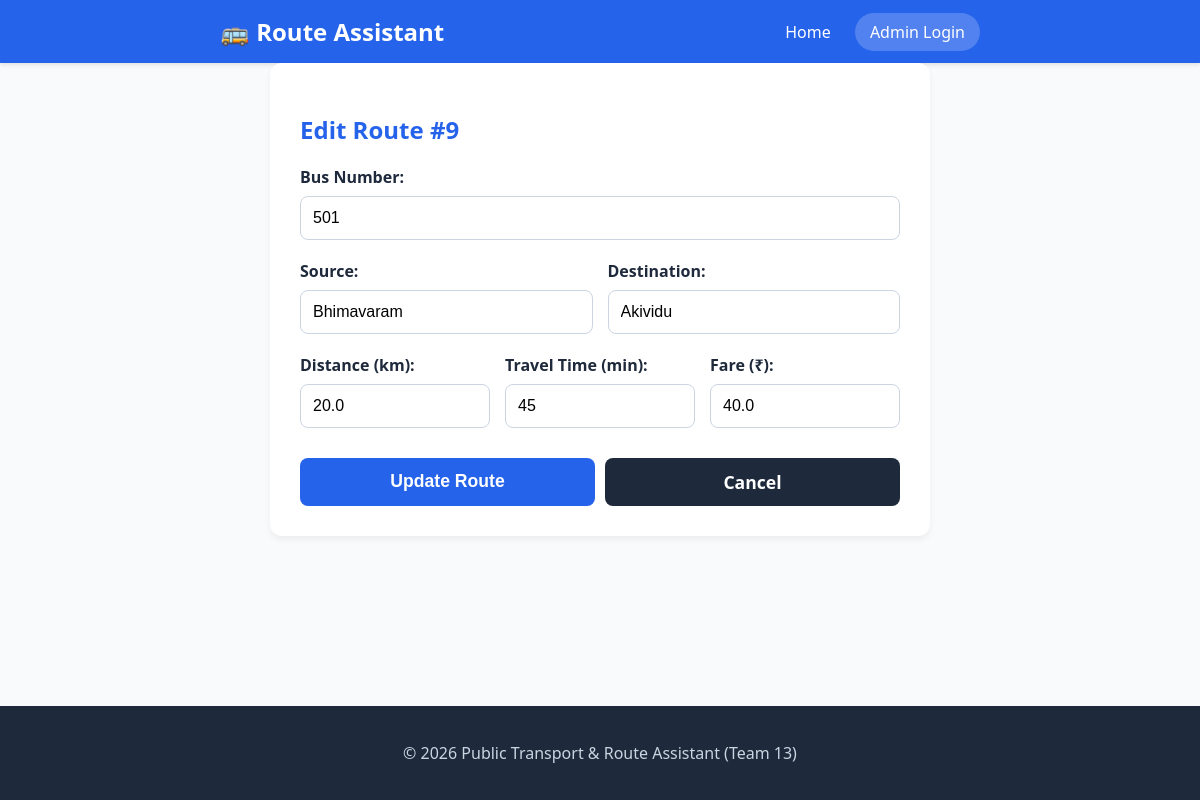
Screenshot of /admin/routes/edit/9 (signed in) with the database file from the repository.
### tables this page shows
CREATE TABLE routes (
        id INTEGER PRIMARY KEY AUTOINCREMENT,
        bus_number TEXT NOT NULL,
        source TEXT NOT NULL,
        destination TEXT NOT NULL,
        distance REAL NOT NULL,
        travel_time INTEGER NOT NULL,
        fare REAL NOT NULL
    );

### app.py (the view, shortened to what this page needs)
@app.route('/admin/routes/edit/<int:route_id>', methods=['GET', 'POST'])
@login_required
def edit_route_view(route_id):
    route = get_route_by_id(route_id)
    if not route:
        return "Route not found", 404
    return render_template('edit_route.html', route=route)

### app.py (called while the page is built)
def login_required(f):
    @wraps(f)
    def decorated_function(*args, **kwargs):
        if 'admin_logged_in' not in session:
            return redirect(url_for('admin_login'))
        return f(*args, **kwargs)
    return decorated_function

### database.py (called while the page is built)
def get_db_connection():
    conn = sqlite3.connect(DB_PATH)
    conn.row_factory = sqlite3.Row
    return conn

def get_route_by_id(route_id):
    conn = get_db_connection()
    cursor = conn.cursor()
    cursor.execute('SELECT * FROM routes WHERE id = ?', (route_id,))
    route = cursor.fetchone()
    conn.close()
    return route

### templates/edit_route.html
{% extends "base.html" %}
{% block content %}
<div class="search-card" style="max-width: 600px; margin: 0 auto;">
    <h2 style="color: var(--primary); margin-bottom: 20px;">Edit Route #{{ route.id }}</h2>
    <form action="/admin/routes/edit/{{ route.id }}" method="POST">
        <div class="form-group">
            <label for="bus_number">Bus Number:</label>
            <input type="text" name="bus_number" id="bus_number" value="{{ route.bus_number }}" required>
        </div>
        <div style="display: grid; grid-template-columns: 1fr 1fr; gap: 15px;">
            <div class="form-group">
                <label for="source">Source:</label>
                <input type="text" name="source" id="source" value="{{ route.source }}" required>
            </div>
            <div class="form-group">
                <label for="destination">Destination:</label>
                <input type="text" name="destination" id="destination" value="{{ route.destination }}" required>
            </div>
        </div>
        <div style="display: grid; grid-template-columns: 1fr 1fr 1fr; gap: 15px;">
            <div class="form-group">
                <label for="distance">Distance (km):</label>
                <input type="number" step="0.1" min="0.1" name="distance" id="distance" value="{{ route.distance }}" required>
            </div>
            <div class="form-group">
                <label for="travel_time">Travel Time (min):</label>
                <input type="number" min="1" name="travel_time" id="travel_time" value="{{ route.travel_time }}" required>
            </div>
            <div class="form-group">
                <label for="fare">Fare (₹):</label>
                <input type="number" step="0.5" min="0" name="fare" id="fare" value="{{ route.fare }}" required>
            </div>
        </div>
        <div style="display: flex; gap: 10px; margin-top: 10px;">
            <button type="submit" class="btn-primary" style="flex: 1;">Update Route</button>
            <a href="/admin/routes" class="btn-primary" style="flex: 1; background-color: var(--dark); text-align: center; text-decoration: none;">Cancel</a>
        </div>
    </form>
</div>
{% endblock %}

### static/css/style.css (style rules this page uses)
:root { --primary: #2563EB; --dark: #1E293B; --background: #F8FAFC; --success: #16A34A; --warning: #F59E0B; --danger: #DC2626; --white: #FFFFFF; --gray-100: #F1F5F9; --gray-300: #CBD5E1; }
body { font-family: 'Segoe UI', Tahoma, Geneva, Verdana, sans-serif; background-color: var(--background); color: var(--dark); margin: 0; padding: 0; display: flex; flex-direction: column; min-height: 100vh; }
.search-card { background: var(--white); padding: 30px; border-radius: 12px; box-shadow: 0 4px 6px rgba(0,0,0,0.05); }
.form-group { margin-bottom: 20px; }
.form-group label { display: block; margin-bottom: 8px; font-weight: 600; }
.form-group select, .form-group input { width: 100%; padding: 12px; border: 1px solid var(--gray-300); border-radius: 8px; font-size: 1rem; box-sizing: border-box; background-color: var(--white); }
.btn-primary { background-color: var(--primary); color: var(--white); border: none; padding: 12px 24px; font-size: 1.1rem; font-weight: bold; border-radius: 8px; cursor: pointer; width: 100%; transition: background-color 0.2s; }

### rows the page displays
routes: id "9", bus_number "501", source "Bhimavaram", destination "Akividu", distance "20.0", travel_time "45", fare "40.0"
